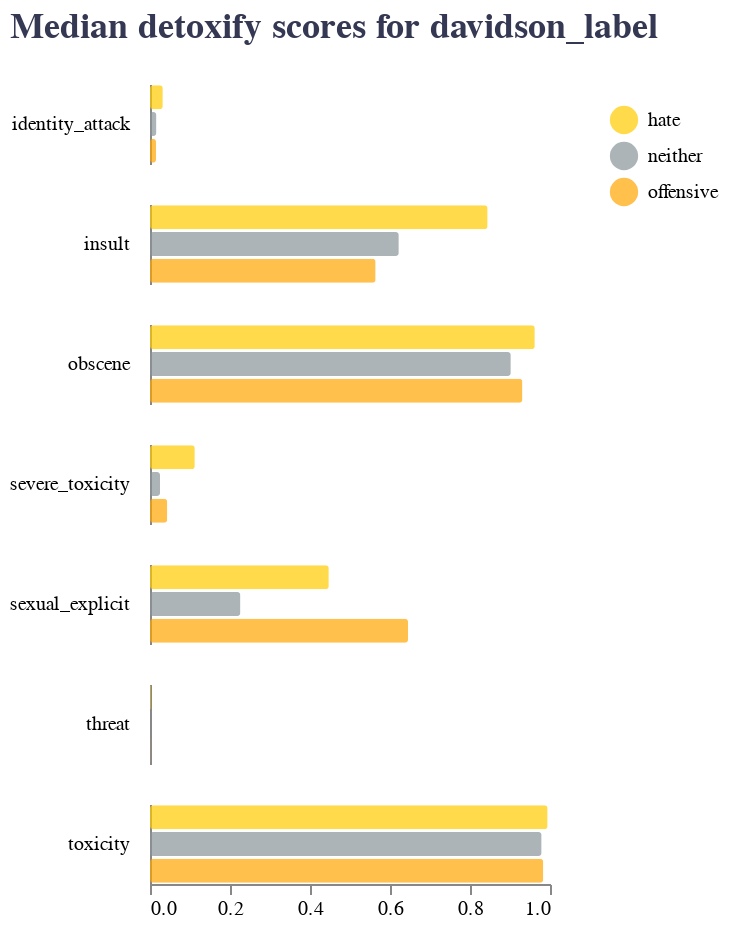

This figure's notebook cell:
### Markdown cell above
#### Median detoxify per davidson_label

### Code cell
detox_hate = pd.read_csv('data/viz/RQ17_davidson_median.csv')

source = detox_hate.melt(value_vars=detox_hate.columns.to_list()[1:], 
                                        id_vars='lang_class', 
                                        var_name='score_type', 
                                        value_name='median_score').round(3)

alt.Chart(source).mark_bar(cornerRadius=1.5, opacity=0.7).encode(
    alt.Y('lang_class:N', title=None, axis=alt.Axis(labels=False, ticks=False)),
    alt.X('median_score', axis=alt.Axis(grid=False), title=None),
    alt.Row('score_type', 
            title=None, 
            header=alt.Header(
                            labelAngle=0,
                            labelAlign='left',
                            labelPadding=10)),
    alt.Color('lang_class:N', 
                scale=alt.Scale(range=[Orange, pewter, brightorange]), 
                legend=alt.Legend(
                    title=None, 
                    symbolType='circle', 
                    symbolSize=200)),
    tooltip='median_score'
).properties(height=40, width=200, title="Median detoxify scores for davidson_label"
).configure_view(stroke=None
).configure_title(
    fontSize=18,
    font='Nunito',
    anchor='start',
    dy=-15,
    color=grey3
).configure_legend(
    padding=10,
    cornerRadius=10,
    labelFont='Nunito',
    titleFont='Nunito Light'
)

### Figure 1 — Vega-Lite specification as saved in the notebook (floating-point values rounded to 4 significant figures)
{"config": {"view": {"continuousWidth": 400, "continuousHeight": 300, "stroke": null}, "legend": {"cornerRadius": 10, "labelFont": "Nunito", "padding": 10, "titleFont": "Nunito Light"}, "title": {"anchor": "start", "color": "#343852", "dy": -15, "font": "Nunito", "fontSize": 18}}, "data": {"name": "data-6b7c425aa32f4b4c8797f616b4ca99f4"}, "mark": {"type": "bar", "cornerRadius": 1.5, "opacity": 0.7}, "encoding": {"color": {"field": "lang_class", "legend": {"symbolSize": 200, "symbolType": "circle", "title": null}, "scale": {"range": ["#FFCC00", "#899499", "#ffa500"]}, "type": "nominal"}, "row": {"field": "score_type", "header": {"labelAlign": "left", "labelAngle": 0, "labelPadding": 10}, "title": null, "type": "nominal"}, "tooltip": {"field": "median_score", "type": "quantitative"}, "x": {"axis": {"grid": false}, "field": "median_score", "title": null, "type": "quantitative"}, "y": {"axis": {"labels": false, "ticks": false}, "field": "lang_class", "title": null, "type": "nominal"}}, "height": 40, "title": "Median detoxify scores for davidson_label", "width": 200, "$schema": "https://vega.github.io/schema/vega-lite/v4.17.0.json", "datasets": {"data-6b7c425aa32f4b4c8797f616b4ca99f4": [{"lang_class": "hate", "score_type": "toxicity", "median_score": 0.994}, {"lang_class": "offensive", "score_type": "toxicity", "median_score": 0.983}, {"lang_class": "neither", "score_type": "toxicity", "median_score": 0.979}, {"lang_class": "hate", "score_type": "severe_toxicity", "median_score": 0.112}, {"lang_class": "offensive", "score_type": "severe_toxicity", "median_score": 0.043}, {"lang_class": "neither", "score_type": "severe_toxicity", "median_score": 0.025}, {"lang_class": "hate", "score_type": "obscene", "median_score": 0.962}, {"lang_class": "offensive", "score_type": "obscene", "median_score": 0.931}, {"lang_class": "neither", "score_type": "obscene", "median_score": 0.902}, {"lang_class": "hate", "score_type": "identity_attack", "median_score": 0.032}, {"lang_class": "offensive", "score_type": "identity_attack", "median_score": 0.015}, {"lang_class": "neither", "score_type": "identity_attack", "median_score": 0.016}, {"lang_class": "hate", "score_type": "insult", "median_score": 0.844}, {"lang_class": "offensive", "score_type": "insult", "median_score": 0.564}, {"lang_class": "neither", "score_type": "insult", "median_score": 0.622}, {"lang_class": "hate", "score_type": "threat", "median_score": 0.002}, {"lang_class": "offensive", "score_type": "threat", "median_score": 0.001}, {"lang_class": "neither", "score_type": "threat", "median_score": 0.001}, {"lang_class": "hate", "score_type": "sexual_explicit", "median_score": 0.447}, {"lang_class": "offensive", "score_type": "sexual_explicit", "median_score": 0.645}, {"lang_class": "neither", "score_type": "sexual_explicit", "median_score": 0.226}]}}
